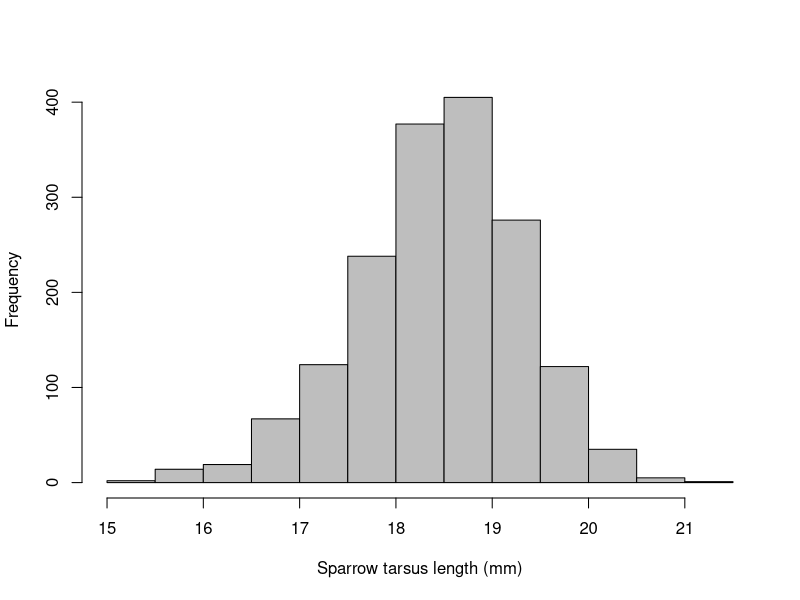
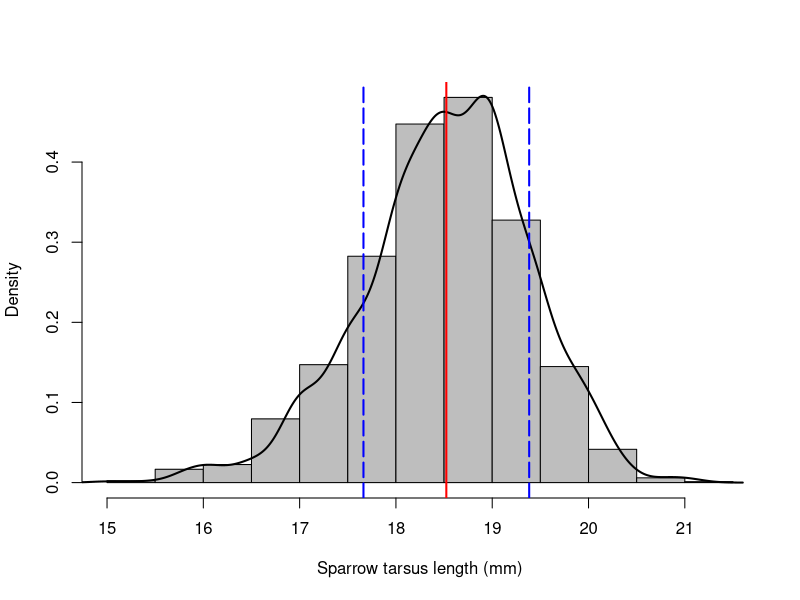

These figures' R source, in order:


d <- read.table("../data/SparrowSize.txt", header = TRUE)
str(d)
names(d)
head(d)



# 1. Centrality and spread
hist(d$Tarsus, main="", xlab="Sparrow tarsus length (mm)", col="grey")
mean(d$Tarsus, na.rm = TRUE)
var(d$Tarsus, na.rm = TRUE)
sd(d$Tarsus, na.rm = TRUE)

hist(d$Tarsus, main="", xlab="Sparrow tarsus length (mm)", col="grey",
     prob=TRUE) # this argument tells R to plot density instead of frequency, you can see that on the y-axis
lines(density(d$Tarsus,na.rm=TRUE), # density plot
      lwd = 2)
abline(v = mean(d$Tarsus, na.rm = TRUE), col = "red",lwd = 2)
abline(v = mean(d$Tarsus, na.rm = TRUE)-sd(d$Tarsus, na.rm = TRUE), col = "blue",lwd = 2, lty=5)
abline(v = mean(d$Tarsus, na.rm = TRUE)+sd(d$Tarsus, na.rm = TRUE), col = "blue",lwd = 2, lty=5)

t.test(d$Tarsus~d$Sex)
